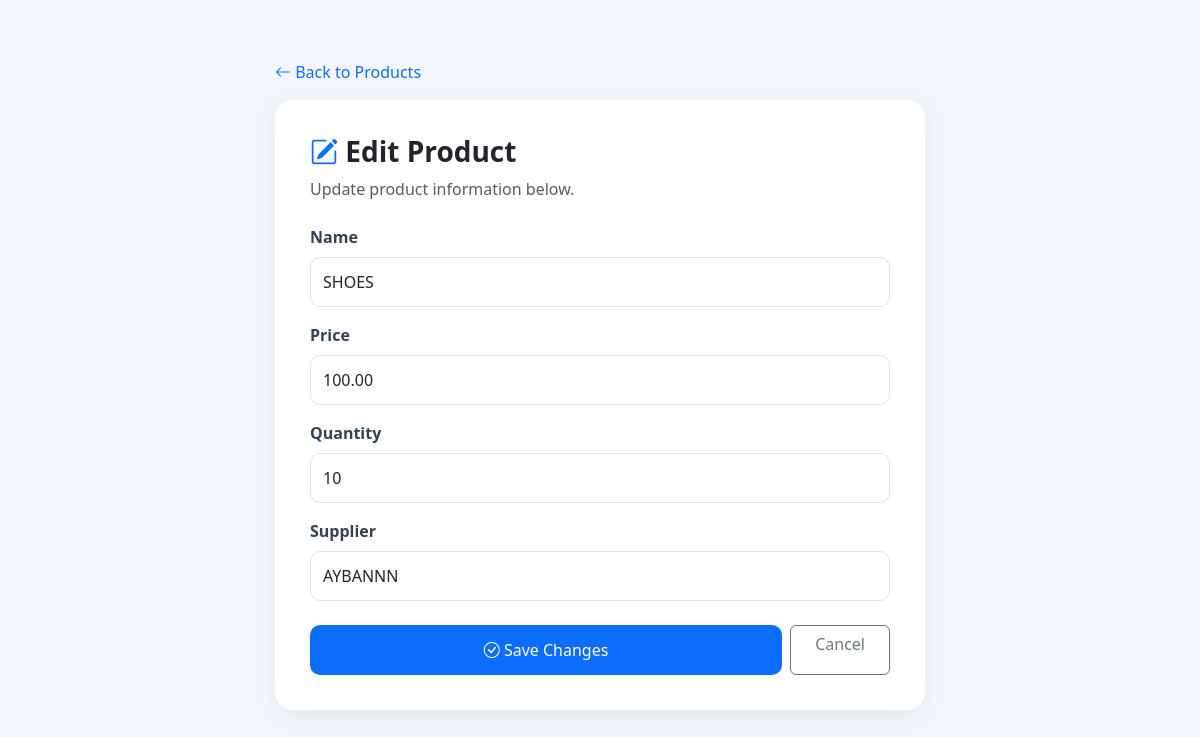
The page /edit/5/ on the database its author committed.
### app_name/models.py (models this page shows, shortened)
class Product(models.Model):
    name = models.CharField(max_length=200)
    price = models.DecimalField(max_digits=10, decimal_places=2)
    quantity = models.IntegerField()
    supplier = models.CharField(max_length=200)

### app_name/views.py (the view)
# urls.py: path('edit/<int:pk>/', views.edit_product, name='edit_product'),
def edit_product(request, pk):
    product = get_object_or_404(Product, pk=pk)
    if request.method == 'POST':
        form = ProductForm(
            request.POST,
            instance=product
        )
        if form.is_valid():
            form.save()
            return redirect('products_list')
    else:
        form = ProductForm(instance=product)
    return render(request, 'Invapp/edit_product.html', {
        'form': form,
        'product': product
    })

### app_name/forms.py
class ProductForm(forms.ModelForm):
    class Meta:
        model = Product
        fields = ['name', 'price', 'quantity', 'supplier']
        widgets = {
            'name': forms.TextInput(attrs={'class': 'form-control', 'placeholder': 'Enter product name'}),
            'price': forms.NumberInput(attrs={'class': 'form-control', 'placeholder': 'Enter price'}),
            'quantity': forms.NumberInput(attrs={'class': 'form-control', 'placeholder': 'Enter quantity'}),
            'supplier': forms.TextInput(attrs={'class': 'form-control', 'placeholder': 'Enter supplier name'}),
        }

### app_name/templates/Invapp/edit_product.html (shortened to what this page needs)
<!DOCTYPE html>
<html lang="en">
<head>
    <link href="https://cdn.jsdelivr.net/npm/bootstrap@5.3.3/dist/css/bootstrap.min.css" rel="stylesheet">
    <link href="https://cdn.jsdelivr.net/npm/bootstrap-icons@1.11.3/font/bootstrap-icons.css" rel="stylesheet">
</head>
<body>
<div class="container">
    <div class="edit-container">
        <a href="{% url 'products_list' %}"
           class="text-decoration-none">
            <i class="bi bi-arrow-left"></i>
            Back to Products
        </a>
        <div class="edit-card mt-3">
            <h3 class="fw-bold mb-2">
                <i class="bi bi-pencil-square text-primary"></i>
                Edit Product
            </h3>
            <p class="text-muted mb-4">
                Update product information below.
            </p>
            <form method="POST">
                {% for field in form %}
                <div class="mb-3">
                    <label class="form-label"
                           for="{{ field.id_for_label }}">
                        {{ field.label }}
                    </label>
                    {{ field }}
                </div>
                {% endfor %}
                <div class="d-flex gap-2 mt-4">
                    <button type="submit"
                            class="btn btn-save flex-grow-1">
                        <i class="bi bi-check-circle"></i>
                        Save Changes
                    </button>
                    <a href="{% url 'products_list' %}"
                       class="btn btn-outline-secondary px-4">
                        Cancel
                    </a>
                </div>
            </form>
        </div>
    </div>
</div>
</body>
</html>

### app_name/templates/Invapp/edit_product.html (style rules this page uses)
body { background: #f3f7fc; font-family: 'Segoe UI', sans-serif; }
.edit-container { max-width: 650px; margin: 60px auto; }
.edit-card { background: white; border-radius: 18px; padding: 35px; box-shadow: 0 5px 25px rgba(0,0,0,0.07); }
.form-control { padding: 12px; border-radius: 10px; }
.form-label { font-weight: 600; color: #334155; }
.btn-save { background: #0d6efd; color: white; border-radius: 10px; padding: 12px 25px; }

### rows shown on the page
Product: form "SHOES" "100.00" "10" "AYBANNN"

### other values the page prints
{{ field.label }} "Name" "Price" "Quantity" "Supplier"
